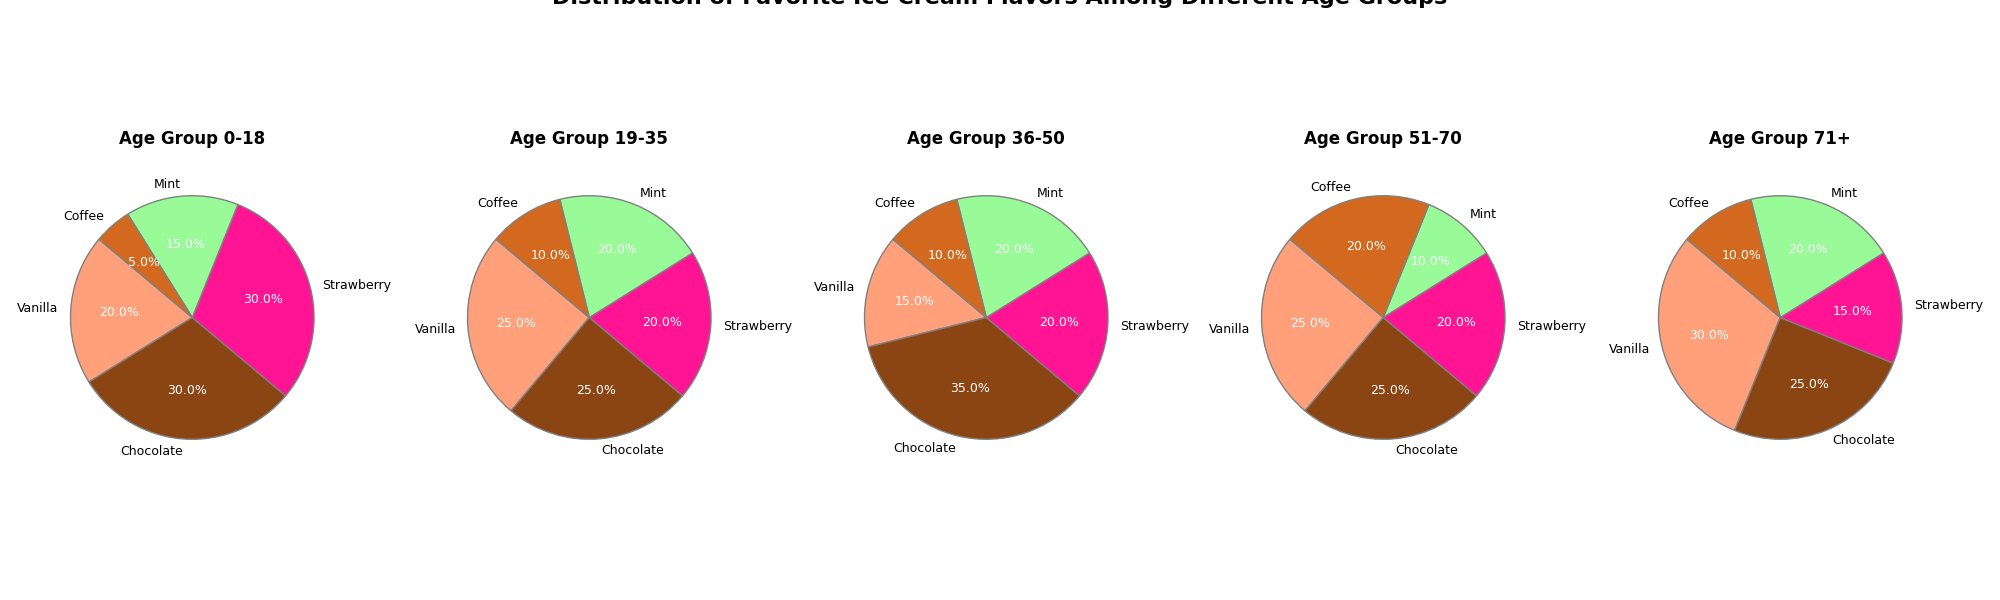

Source code (Python):
import matplotlib.pyplot as plt

age_groups = ['0-18', '19-35', '36-50', '51-70', '71+']
flavors = ['Vanilla', 'Chocolate', 'Strawberry', 'Mint', 'Coffee']

# Randomly altered data within each age group
data = {
    '0-18': [20, 30, 30, 15, 5],
    '19-35': [25, 25, 20, 20, 10],
    '36-50': [15, 35, 20, 20, 10],
    '51-70': [25, 25, 20, 10, 20],
    '71+': [30, 25, 15, 20, 10]
}

colors = ['#FFA07A', '#8B4513', '#FF1493', '#98FB98', '#D2691E']

fig, axs = plt.subplots(1, 5, figsize=(20, 6), subplot_kw=dict(aspect='equal'))

for ax, (age, percentages) in zip(axs, data.items()):
    wedges, texts, autotexts = ax.pie(
        percentages, labels=flavors, autopct='%1.1f%%', startangle=140,
        colors=colors, textprops={'fontsize': 9}, wedgeprops={'edgecolor': 'gray'}
    )
    ax.set_title(f'Age Group {age}', fontsize=12, weight='bold', pad=15)
    for autotext in autotexts:
        autotext.set_color('white')

plt.suptitle('Distribution of Favorite Ice Cream Flavors Among Different Age Groups', 
             fontsize=16, weight='bold', y=1.02)

plt.tight_layout()
plt.show()
